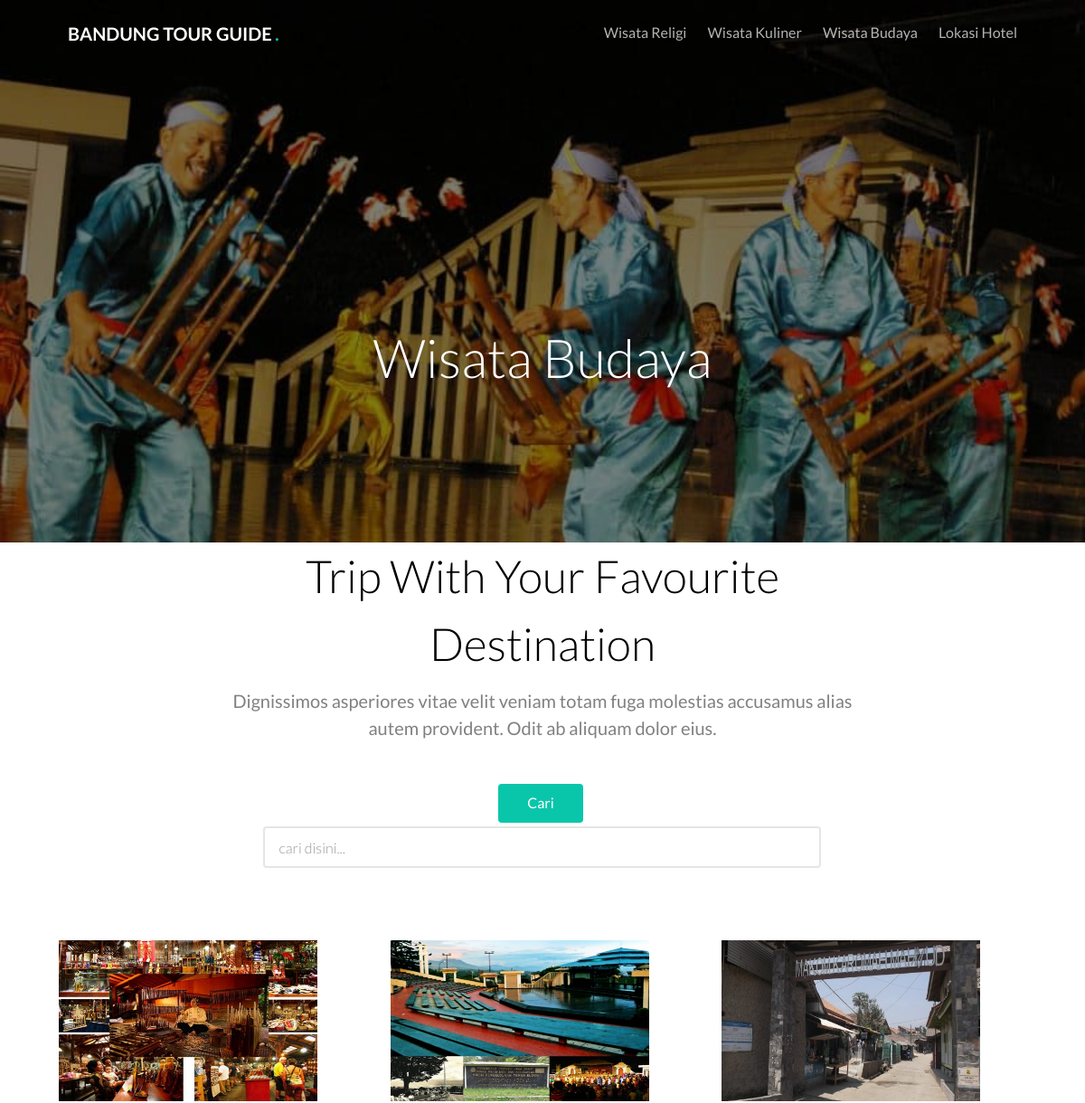
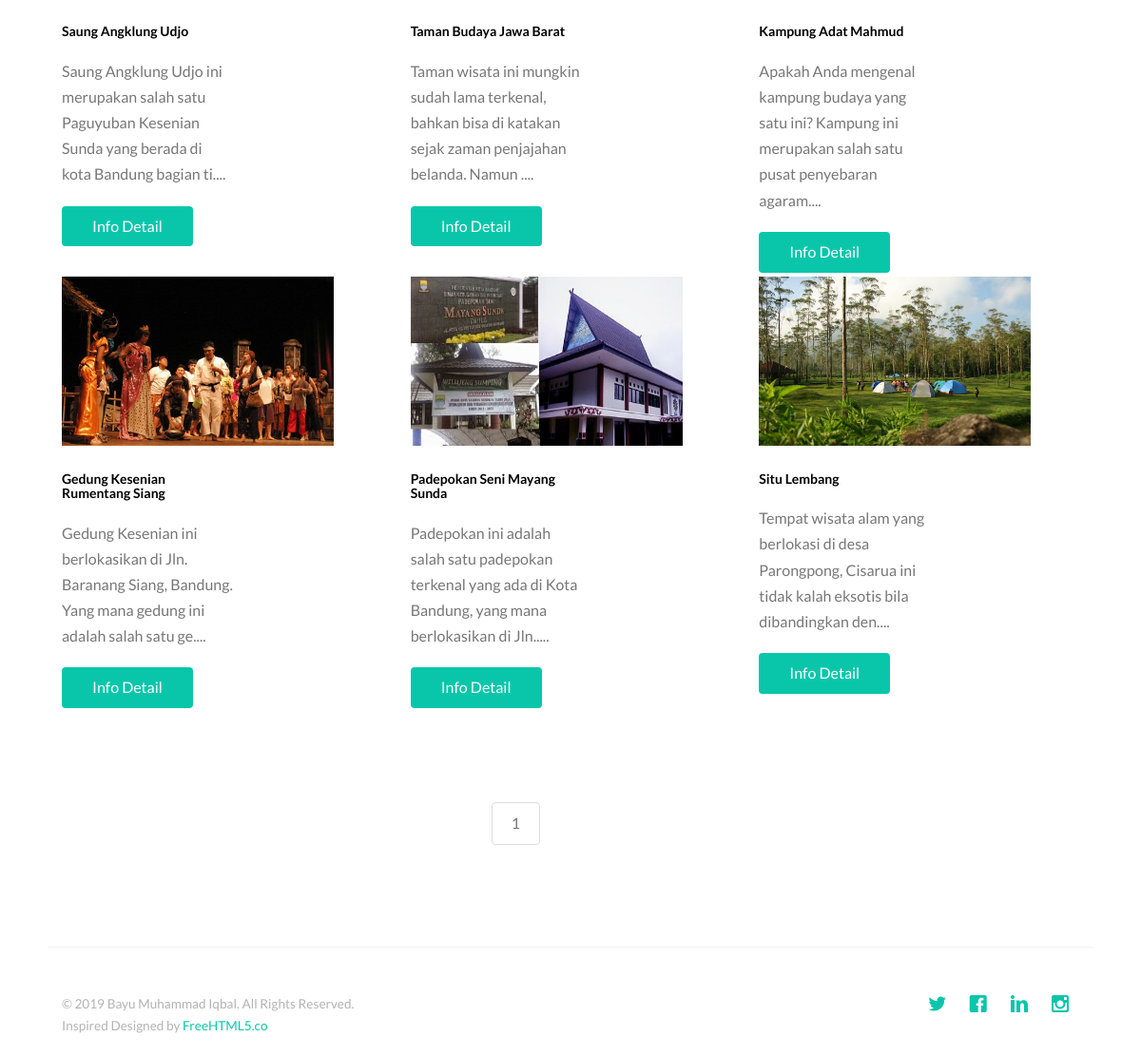
Page /wisatabudaya.php on the committed database (2 pictures, top to bottom).
### tables this page shows
CREATE TABLE `budaya` (
  `id` int(11) NOT NULL,
  `judul` varchar(225) NOT NULL,
  `gambar` varchar(255) NOT NULL,
  `isi` varchar(1000) NOT NULL
);

### functions/travel.php (called while the page is built, shortened)
<?php
require_once "db.php";
function query($query)
{
    global $link;
    $result = mysqli_query($link, $query);
    $rows = [];
    while ($row  = mysqli_fetch_assoc($result)) {
        $rows[] = $row;
    }
    return $rows;
}
function excerpt($string)
{
    $string = substr($string, 0, 107);
    return $string . "....";
}

### wisatabudaya.php (the view, shortened to what this page needs)
<?php
require_once "view/header.php";
$jumlahDataPerhalaman = 6;
$jumlahData = count(query("SELECT * FROM budaya "));
$jumlahHalaman = ceil($jumlahData / $jumlahDataPerhalaman);
$halamanAktif = (isset($_GET['halaman']) ? $_GET['halaman'] : 1);
$awalData = ($jumlahDataPerhalaman * $halamanAktif) - $jumlahDataPerhalaman;
$budaya = query("SELECT * FROM budaya LIMIT $awalData, $jumlahDataPerhalaman");
?>
<header id="gtco-header" class="gtco-cover gtco-cover-sm" role="banner" style="background-image: url(view/images/budaya.jpg)">
    <div class="overlay"></div>
    <div class="gtco-container">
        <div class="row">
            <div class="col-md-12 col-md-offset-0 text-center">
                <div class="row row-mt-15em">
                    <div class="col-md-12 mt-text animate-box" data-animate-effect="fadeInUp">
                        <h1>Wisata Budaya</h1>
                    </div>
                </div>
            </div>
        </div>
    </div>
</header>
<div class="gtco-section">
    <div class="gtco-container">
        <div class="row">
            <div class="col-md-8 col-md-offset-2 text-center gtco-heading">
                <h2>Trip With Your Favourite Destination</h2>
                <p>Dignissimos asperiores vitae velit veniam totam fuga molestias accusamus alias autem provident. Odit ab aliquam dolor eius.</p>
                <br>
                <form class="form-inline" action="" method="post">
                    <button type="submit" name="cari" class="btn btn-primary mb-2">Cari</button>
                    <div class="form-group mx-3 mb-2">
                        <input type="text" name="keyword" class="form-control" id="cari" size="70" placeholder="cari disini...">
                    </div>
                </form>
            </div>
        </div>
        <div class="row">
            <?php foreach ($budaya as $row) : ?>
                <div class="col-lg-4 col-md-4 col-sm-6">
                    <div class="card" style="width: 18rem;">
                        <img class="card-img-top" src="admin/budaya/img/<?= $row["gambar"]; ?>" alt="Card image cap" width="286px" height="178px">
                        <br><br>
                        <div class="card-body">
                            <h5 class="card-title"><b><?= $row["judul"]; ?></b></h5>
                            <p class="card-text"><?= excerpt($row["isi"]); ?></p>
                            <a href="detailbudaya.php?id=<?= $row['id'] ?>" class="btn btn-primary">Info Detail</a>
                        </div>
                    </div>
                </div>
            <?php endforeach; ?>
        </div>
    </div>
    <br><br>
    <div class="pagination col-md-11 col-md-offset-2 text-center gtco-heading">
        <nav aria-label="Page navigation example">
            <ul class="pagination ">
                <?php for ($i = 1; $i <= $jumlahHalaman; $i++) : ?>
                    <?php if ($i == $halamanAktif) : ?>
                        <li class="disabled"><a href="?halaman=<?= $i; ?>"><?= $i; ?></a></li>
                    <?php else : ?>
                        <li class="page-item"><a class="page-link" href="?halaman=<?= $i; ?>"><?= $i; ?></a></li>
                    <?php endif; ?>
                <?php endfor; ?>
            </ul>
        </nav>
    </div>
</div>
<?php
require_once "view/footer.php";
?>

### view/css/style.css (style rules this page uses)
body { font-family: "Lato", Arial, sans-serif; font-weight: 400; font-size: 16px; line-height: 1.7; color: #777; background: #fff; }
a { color: #09C6AB; -webkit-transition: 0.5s; -o-transition: 0.5s; transition: 0.5s; }
p { margin-bottom: 20px; }
h1, h2, h3, h4, h5, h6, figure { color: #000; font-family: "Lato", Arial, sans-serif; font-weight: 400; margin: 0 0 20px 0; }
.gtco-container { max-width: 1100px; position: relative; margin: 0 auto; padding-left: 15px; padding-right: 15px; }
#gtco-header { background: #4d4d4d; }
#gtco-header .mt-text { margin-top: 7em; margin-bottom: 3em; }
#gtco-header h1, #gtco-header h2 { margin: 0; padding: 0; color: white; }
#gtco-header h1 { margin-bottom: 0px; font-size: 59px; line-height: 1.5; font-weight: 300; }
#gtco-header, #gtco-counter, .gtco-bg { background-size: cover; background-position: top center; background-repeat: no-repeat; position: relative; }
.gtco-cover { height: 900px; background-size: cover; background-position: center center; background-repeat: no-repeat; position: relative; float: left; width: 100%; }
.gtco-cover .overlay { z-index: 1; position: absolute; bottom: 0; top: 0; left: 0; right: 0; background: rgba(0, 0, 0, 0.5); }
.gtco-cover > .gtco-container { position: relative; z-index: 10; }
.gtco-cover.gtco-cover-sm { height: 600px; }
#gtco-features, #gtco-features-2, #gtco-products, #gtco-services, #gtco-subscribe, #gtco-footer, .gtco-section { padding: default; clear: both; position: relative; }
.gtco-heading { margin-bottom: 5em; }
.gtco-heading h2 { font-size: 50px; margin-bottom: 10px; line-height: 1.5; font-weight: 300; color: #000; position: relative; }
.gtco-heading p { font-size: 20px; line-height: 1.5; color: gray; }
.btn { margin-right: 4px; margin-bottom: 4px; font-family: "Lato", Arial, sans-serif; font-size: 16px; font-weight: 400; -webkit-border-radius: 4px; -moz-border-radius: 4px; -ms-border-radius: 4px; border-radius: 4px; -webkit-transition: 0.5s; -o-transition: 0.5s; transition: 0.5s; padding: 8px 30px; }
.btn-primary { background: #09C6AB; color: #fff; border: 2px solid #09C6AB !important; }
.form-control { box-shadow: none; background: transparent; border: 2px solid rgba(0, 0, 0, 0.1); height: 46px; font-size: 16px; font-weight: 300; padding-left: 15px; padding-right: 15px; }
.row-mt-15em { margin-top: 15em; }
.js .animate-box { opacity: 0; }

### rows in the picture
budaya: gambar (picture), judul "Saung Angklung Udjo", isi "Saung Angklung Udjo ini merupakan salah satu Paguyuban Kesenian Sunda yang berada di kota Bandung bagian ti...."
budaya: gambar (picture), judul "Taman Budaya Jawa Barat", isi "Taman wisata ini mungkin sudah lama terkenal, bahkan bisa di katakan sejak zaman penjajahan belanda. Namun ...."
budaya: gambar (picture), judul "Kampung Adat Mahmud", isi "Apakah Anda mengenal kampung budaya yang satu ini? Kampung ini merupakan salah satu pusat penyebaran agaram...."
budaya: gambar (picture), judul "Gedung Kesenian Rumentang Siang", isi "Gedung Kesenian ini berlokasikan di Jln. Baranang Siang, Bandung. Yang mana gedung ini adalah salah satu ge...."
budaya: gambar (picture), judul "Padepokan Seni Mayang Sunda", isi "Padepokan ini adalah salah satu padepokan terkenal yang ada di Kota Bandung, yang mana berlokasikan di Jln....."
budaya: gambar (picture), judul "Situ Lembang", isi "Tempat wisata alam yang berlokasi di desa Parongpong, Cisarua ini tidak kalah eksotis bila dibandingkan den...."
